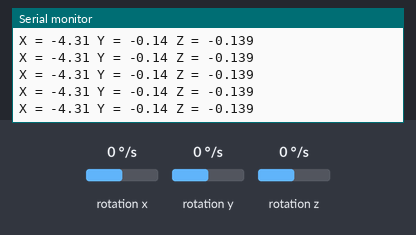
Bench run of a sketch on a simulated Arduino Uno, built with avr-gcc and run on an emulated ATmega328P. On the bench: the last lines printed to the serial monitor. Wiring (inferred from the names in the program): ITG-3200 gyroscope at I2C address 0x68. The test bench sets the inputs (shaded band); at power-on: rotation x 0 °/s, rotation y 0 °/s, rotation z 0 °/s.

Above: at 1.2 s.
1.3 s: rotation x set to -192 °/s
At 1.34 s:
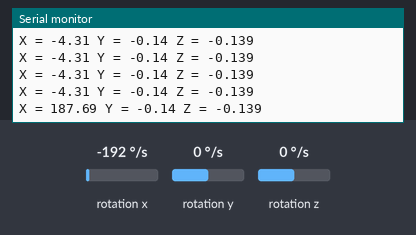
2.8 s: rotation y set to -192 °/s
At 2.87 s:
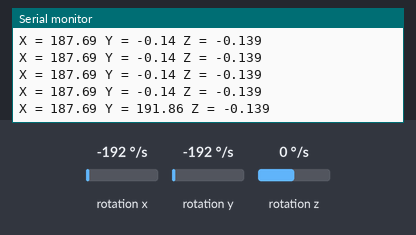
4.3 s: rotation x set to -100 °/s
At 4.31 s:
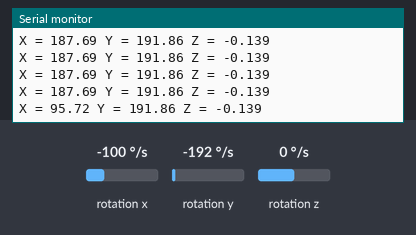
7.3 s: rotation z set to -192 °/s
At 7.38 s:
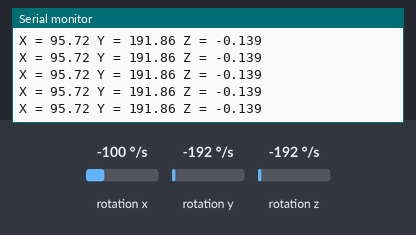
8.8 s: rotation y set to -100 °/s
At 8.82 s:
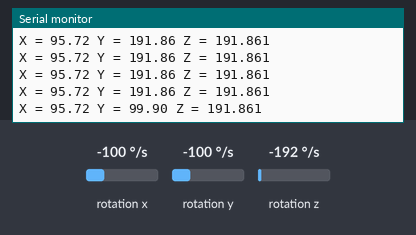
Timing chart, 0 to 11.8 s (numbered marks = the images above; inputs shaded):
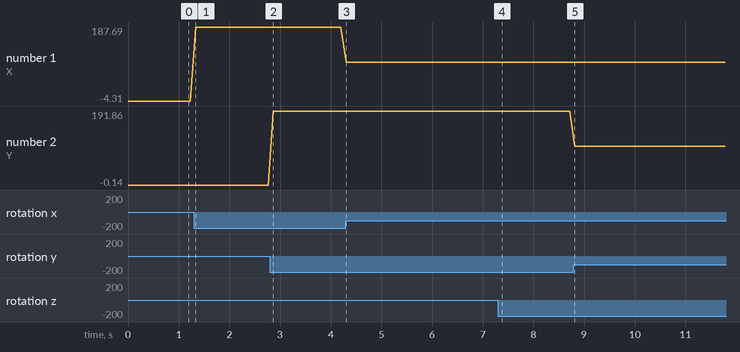

Measured:
- after the input at 1.3 s, the serial monitor: prints a new line at once (image 1)
- after the input at 2.8 s, the serial monitor: prints a new line after 0.07 s (image 2)
- after the input at 4.3 s, the serial monitor: prints a new line at once (image 3)
- after the input at 8.8 s, the serial monitor: prints a new line at once (image 5)
- plotted number 1: -4.31 → 187.69 after the input at 1.3 s, 187.69 → 95.72 after the input at 4.3 s
- plotted number 2: -0.14 → 191.86 after the input at 2.8 s, 191.86 → 99.9 after the input at 8.8 s

The sketch:

gyro_test.ino
```cpp
//This code requried some reading of a data sheet which can be found here,
//https://www.sparkfun.com/datasheets/Sensors/Gyro/PS-ITG-3200-00-01.4.pdf
#include "Wire.h"
#define gyAddr 0x68 //Accelerometer address on I2C bus.
byte a, b, c, d, e, f;
float X, Y, Z;
int X_offset = -60, Y_offset = 0, Z_offset = 0;
float sensitivity = 14.375;
void setup() {
  // put your setup code here, to run once:
  Wire.begin();
  Serial.begin(9600);
  Wire.beginTransmission(gyAddr); // Starts the measure bit in the POWER_CTL register.
  Wire.write(0x16);
  Wire.write(3 << 3);
  Wire.endTransmission();
}

void loop() {

 // put your main code here, to run repeatedly:
  Wire.beginTransmission(gyAddr); //get the LSB of X-axis
  Wire.write(0x1D);
  Wire.endTransmission();
  Wire.requestFrom(gyAddr, 6);

  a = Wire.read(); // X-axis
  //a = ~a;
  //Serial.print("a = ");
 // Serial.print(a,BIN);
  b = Wire.read();
  //b = (~b + 1) - 60;
  //Serial.print(" b = ");
  //Serial.println(b,BIN);

  c = Wire.read(); // Y-axis
  d = Wire.read();

  e = Wire.read(); // Z-axis
  f = Wire.read();

  X = (~(((a << 8) | b) + 1) + X_offset) / sensitivity; //combine to get a 10 bit value for X-axis
  Y = (~(((c << 8) | d) + 1) + Y_offset) / sensitivity; //combine to get a 10 bit value for Y-axis
  Z = (~(((e << 8) | f) + 1) + Z_offset) / sensitivity; //combine to get a 10 bit value for Z-axis

  Serial.print("X = ");
  Serial.print(X,2);
  Serial.print(" Y = ");
  Serial.print(Y,2);
  Serial.print(" Z = ");
  Serial.println(Z,3);
  delay(100);
}
```
